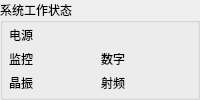
      <widget class="QGroupBox" name="groupBox_12">
       <property name="sizePolicy">
        <sizepolicy hsizetype="Preferred" vsizetype="Preferred">
         <horstretch>2</horstretch>
         <verstretch>0</verstretch>
        </sizepolicy>
       </property>
       <property name="maximumSize">
        <size>
         <width>16777215</width>
         <height>16777215</height>
        </size>
       </property>
       <property name="font">
        <font>
         <family>宋体</family>
         <pointsize>9</pointsize>
        </font>
       </property>
       <property name="title">
        <string>系统工作状态</string>
       </property>
       <layout class="QGridLayout" name="_2">
        <property name="leftMargin">
         <number>3</number>
        </property>
        <property name="topMargin">
         <number>3</number>
        </property>
        <property name="rightMargin">
         <number>3</number>
        </property>
        <property name="bottomMargin">
         <number>3</number>
        </property>
        <property name="horizontalSpacing">
         <number>3</number>
        </property>
        <property name="verticalSpacing">
         <number>6</number>
        </property>
        <item row="2" column="0">
         <widget class="QLabel" name="label_6">
          <property name="sizePolicy">
           <sizepolicy hsizetype="Fixed" vsizetype="Fixed">
            <horstretch>0</horstretch>
            <verstretch>0</verstretch>
           </sizepolicy>
          </property>
          <property name="font">
           <font>
            <family>宋体</family>
            <pointsize>9</pointsize>
           </font>
          </property>
          <property name="text">
           <string>晶振</string>
          </property>
         </widget>
        </item>
        <item row="1" column="1">
         <widget class="QLabel" name="jiankongLED1">
          <property name="sizePolicy">
           <sizepolicy hsizetype="Fixed" vsizetype="Fixed">
            <horstretch>0</horstretch>
            <verstretch>0</verstretch>
           </sizepolicy>
          </property>
          <property name="maximumSize">
           <size>
            <width>25</width>
            <height>25</height>
           </size>
          </property>
          <property name="text">
           <string/>
          </property>
          <property name="pixmap">
           <pixmap resource="resources.qrc">:/pic/redLED.png</pixmap>
          </property>
          <property name="scaledContents">
           <bool>true</bool>
          </property>
         </widget>
        </item>
        <item row="2" column="3">
         <widget class="QLabel" name="label_19">
          <property name="sizePolicy">
           <sizepolicy hsizetype="Fixed" vsizetype="Fixed">
            <horstretch>0</horstretch>
            <verstretch>0</verstretch>
           </sizepolicy>
          </property>
          <property name="font">
           <font>
            <family>宋体</family>
            <pointsize>9</pointsize>
           </font>
          </property>
          <property name="text">
           <string>射频</string>
          </property>
         </widget>
        </item>
        <item row="2" column="2">
         <widget class="QLabel" name="jingzhenLED2">
          <property name="sizePolicy">
           <sizepolicy hsizetype="Fixed" vsizetype="Fixed">
            <horstretch>0</horstretch>
            <verstretch>0</verstretch>
           </sizepolicy>
          </property>
          <property name="maximumSize">
           <size>
            <width>25</width>
            <height>25</height>
           </size>
          </property>
          <property name="text">
           <string/>
          </property>
          <property name="pixmap">
           <pixmap resource="resources.qrc">:/pic/redLED.png</pixmap>
          </property>
          <property name="scaledContents">
           <bool>true</bool>
          </property>
         </widget>
        </item>
        <item row="0" column="0">
         <widget class="QLabel" name="label_20">
          <property name="sizePolicy">
           <sizepolicy hsizetype="Fixed" vsizetype="Fixed">
            <horstretch>0</horstretch>
            <verstretch>0</verstretch>
           </sizepolicy>
          </property>
          <property name="font">
           <font>
            <family>宋体</family>
            <pointsize>9</pointsize>
           </font>
          </property>
          <property name="text">
           <string>电源</string>
          </property>
         </widget>
        </item>
        <item row="2" column="1">
         <widget class="QLabel" name="jingzhenLED1">
          <property name="sizePolicy">
           <sizepolicy hsizetype="Fixed" vsizetype="Fixed">
            <horstretch>0</horstretch>
            <verstretch>0</verstretch>
           </sizepolicy>
          </property>
          <property name="maximumSize">
           <size>
            <width>25</width>
            <height>25</height>
           </size>
          </property>
          <property name="text">
           <string/>
          </property>
          <property name="pixmap">
           <pixmap resource="resources.qrc">:/pic/redLED.png</pixmap>
          </property>
          <property name="scaledContents">
           <bool>true</bool>
          </property>
         </widget>
        </item>
        <item row="0" column="2">
         <widget class="QLabel" name="powerLED2">
          <property name="sizePolicy">
           <sizepolicy hsizetype="Fixed" vsizetype="Fixed">
            <horstretch>0</horstretch>
            <verstretch>0</verstretch>
           </sizepolicy>
          </property>
          <property name="maximumSize">
           <size>
            <width>25</width>
            <height>25</height>
           </size>
          </property>
          <property name="text">
           <string/>
          </property>
          <property name="pixmap">
           <pixmap resource="resources.qrc">:/pic/redLED.png</pixmap>
          </property>
          <property name="scaledContents">
           <bool>true</bool>
          </property>
         </widget>
        </item>
        <item row="1" column="4">
         <widget class="QLabel" name="shuziLED1">
          <property name="sizePolicy">
           <sizepolicy hsizetype="Fixed" vsizetype="Fixed">
            <horstretch>0</horstretch>
            <verstretch>0</verstretch>
           </sizepolicy>
          </property>
          <property name="maximumSize">
           <size>
            <width>25</width>
            <height>25</height>
           </size>
          </property>
          <property name="text">
           <string/>
          </property>
          <property name="pixmap">
           <pixmap resource="resources.qrc">:/pic/redLED.png</pixmap>
          </property>
          <property name="scaledContents">
           <bool>true</bool>
          </property>
         </widget>
        </item>
        <item row="1" column="2">
         <widget class="QLabel" name="jiankongLED2">
          <property name="sizePolicy">
           <sizepolicy hsizetype="Fixed" vsizetype="Fixed">
            <horstretch>0</horstretch>
            <verstretch>0</verstretch>
           </sizepolicy>
          </property>
          <property name="maximumSize">
           <size>
            <width>25</width>
            <height>25</height>
           </size>
          </property>
          <property name="text">
           <string/>
          </property>
          <property name="pixmap">
           <pixmap resource="resources.qrc">:/pic/redLED.png</pixmap>
          </property>
          <property name="scaledContents">
           <bool>true</bool>
          </property>
         </widget>
        </item>
        <item row="2" column="4">
         <widget class="QLabel" name="shepinLED1">
          <property name="sizePolicy">
           <sizepolicy hsizetype="Fixed" vsizetype="Fixed">
            <horstretch>0</horstretch>
            <verstretch>0</verstretch>
           </sizepolicy>
          </property>
          <property name="maximumSize">
           <size>
            <width>25</width>
            <height>25</height>
           </size>
          </property>
          <property name="text">
           <string/>
          </property>
          <property name="pixmap">
           <pixmap resource="resources.qrc">:/pic/redLED.png</pixmap>
          </property>
          <property name="scaledContents">
           <bool>true</bool>
          </property>
         </widget>
        </item>
        <item row="0" column="1">
         <widget class="QLabel" name="powerLED1">
          <property name="sizePolicy">
           <sizepolicy hsizetype="Fixed" vsizetype="Fixed">
            <horstretch>0</horstretch>
            <verstretch>0</verstretch>
           </sizepolicy>
          </property>
          <property name="maximumSize">
           <size>
            <width>25</width>
            <height>25</height>
           </size>
          </property>
          <property name="text">
           <string/>
          </property>
          <property name="pixmap">
           <pixmap resource="resources.qrc">:/pic/redLED.png</pixmap>
          </property>
          <property name="scaledContents">
           <bool>true</bool>
          </property>
         </widget>
        </item>
        <item row="1" column="3">
         <widget class="QLabel" name="label_17">
          <property name="sizePolicy">
           <sizepolicy hsizetype="Fixed" vsizetype="Fixed">
            <horstretch>0</horstretch>
            <verstretch>0</verstretch>
           </sizepolicy>
          </property>
          <property name="font">
           <font>
            <family>宋体</family>
            <pointsize>9</pointsize>
           </font>
          </property>
          <property name="text">
           <string>数字</string>
          </property>
         </widget>
        </item>
        <item row="1" column="5">
         <widget class="QLabel" name="shuziLED2">
          <property name="sizePolicy">
           <sizepolicy hsizetype="Fixed" vsizetype="Fixed">
            <horstretch>0</horstretch>
            <verstretch>0</verstretch>
           </sizepolicy>
          </property>
          <property name="maximumSize">
           <size>
            <width>25</width>
            <height>25</height>
           </size>
          </property>
          <property name="text">
           <string/>
          </property>
          <property name="pixmap">
           <pixmap resource="resources.qrc">:/pic/redLED.png</pixmap>
          </property>
          <property name="scaledContents">
           <bool>true</bool>
          </property>
         </widget>
        </item>
        <item row="1" column="0">
         <widget class="QLabel" name="label_5">
          <property name="sizePolicy">
           <sizepolicy hsizetype="Fixed" vsizetype="Fixed">
            <horstretch>0</horstretch>
            <verstretch>0</verstretch>
           </sizepolicy>
          </property>
          <property name="font">
           <font>
            <family>宋体</family>
            <pointsize>9</pointsize>
           </font>
          </property>
          <property name="text">
           <string>监控</string>
          </property>
         </widget>
        </item>
        <item row="2" column="5">
         <widget class="QLabel" name="shepinLED2">
          <property name="sizePolicy">
           <sizepolicy hsizetype="Fixed" vsizetype="Fixed">
            <horstretch>0</horstretch>
            <verstretch>0</verstretch>
           </sizepolicy>
          </property>
          <property name="maximumSize">
           <size>
            <width>25</width>
            <height>25</height>
           </size>
          </property>
          <property name="text">
           <string/>
          </property>
          <property name="pixmap">
           <pixmap resource="resources.qrc">:/pic/redLED.png</pixmap>
          </property>
          <property name="scaledContents">
           <bool>true</bool>
          </property>
         </widget>
        </item>
       </layout>
      </widget>
